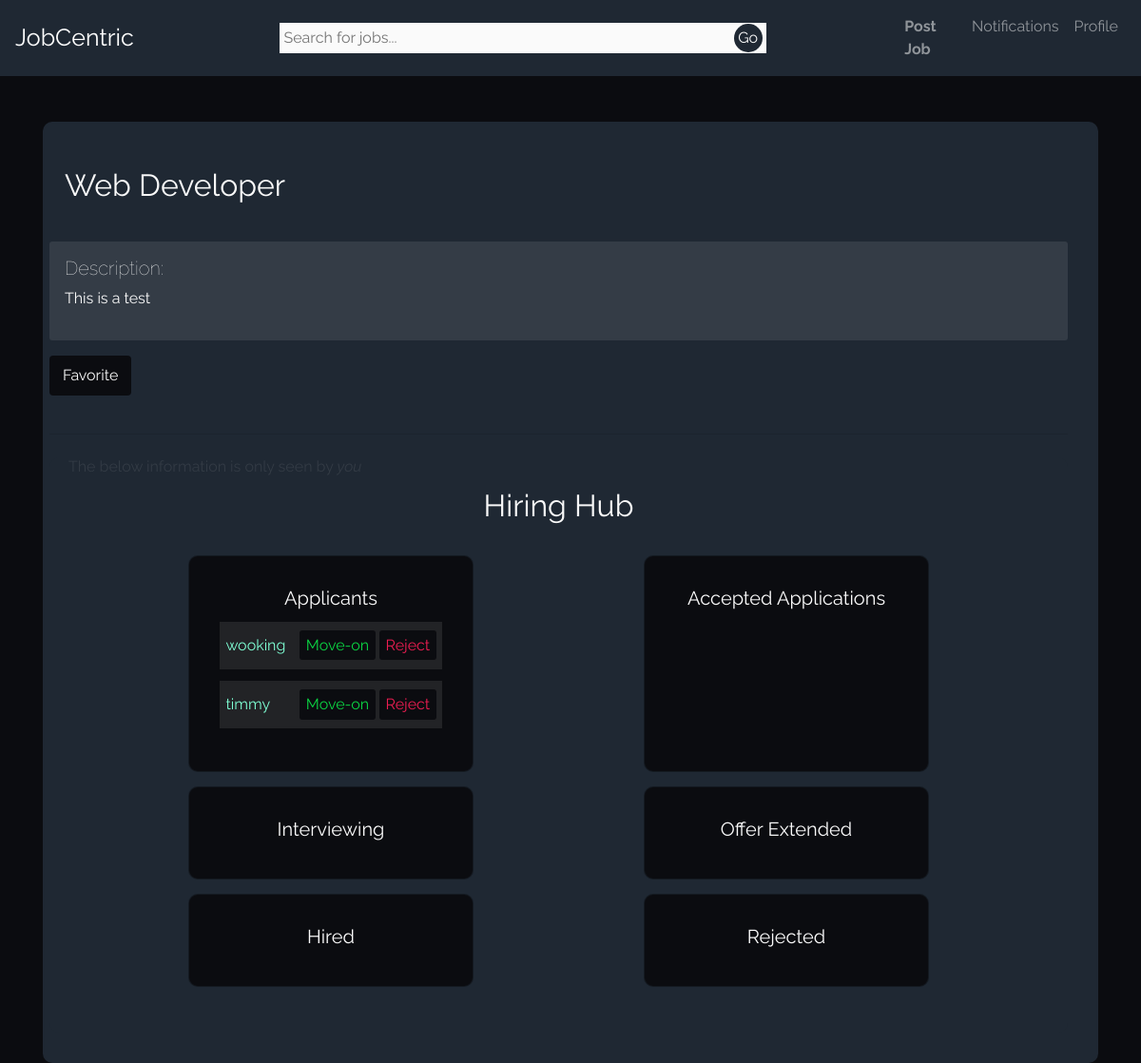
The app's page /listing/1/ (signed in) with its own data.
### job/models.py (models this page shows, shortened)
class Listing(models.Model):
    user = models.ForeignKey(User, on_delete=models.CASCADE, related_name="listing_user", default=0)
    applicants = models.ManyToManyField(User, symmetrical=False, related_name="listing_applicants")
    accepted_apps = models.ManyToManyField(User, symmetrical=False, related_name="progress")
    interviewing_apps = models.ManyToManyField(User, symmetrical=False, related_name="interviewing")
    offer_extended_apps = models.ManyToManyField(User, symmetrical=False, related_name="offered")
    hired_apps = models.ManyToManyField(User, symmetrical=False, related_name="hired")
    denied_apps = models.ManyToManyField(User, symmetrical=False, related_name="denied")
    favorited_by = models.ManyToManyField(User, symmetrical=False, related_name="favorited_by")
    title = models.CharField(max_length=300)
    description = models.TextField(max_length=1500)
    location = models.CharField(max_length=150)
    job_type = models.CharField(choices=JOB_TYPE, max_length=1)
    category = models.CharField(choices=CATEGORY_TYPE, max_length=1, blank=True)
    compensation = models.CharField(choices=SALARY_TYPE, max_length=2)
    post_date = models.DateField(default=datetime.now().strftime("%Y-%m-%d"))
    is_open = models.BooleanField(default=True)

### user/models.py (models this page shows)
class User(AbstractUser):
    name = models.CharField(max_length=200)
    email = models.EmailField(unique=True, blank=False)
    bio = models.TextField(null=True, blank=True)
    experience = models.TextField(null=True, blank=True)
    skills = models.TextField(null=True, blank=True)
    contact_num = models.IntegerField(null=True, blank=True)
    REQUIRED_FIELDS = []
    def __str__(self):
        return self.name

### job/views.py (the view, shortened to what this page needs)
class listing_detail_view(LoginRequiredMixin, View):
    def get(self, request, *args, **kwargs):
        template = 'listing_detail.html'
        user = request.user
        listing_id = kwargs['listing_id']
        listing = Listing.objects.get(id=listing_id)
        print(user is listing.user,)
        if not user.username==listing.user.username:
            print(user.username, listing.user.username)
        if not user in listing.applicants.all():
            print("line 19 should work")
            print(user, listing.applicants)
        context = {
            'listing': listing,
            'user': user
        }
        return render(request, template, context)

### templates/listing_detail.html (shortened to what this page needs)
</div>{% extends 'base_template.html' %}{% block content %}
<br />
<div class="listing__container" style="padding-left: 7px; color:white;">
  <div class="listing__header">
    <h2 id="header">{{listing.title}}</h2>
  </div>
  <div class="listing-hero__container">
    <h5>Description:</h5>
    <p>{{listing.description}}</p>
  </div>
  <div class="listing-buttons__container">
    <button type="submit" id="favorite_button">
      <a href="/favorite/{{listing.id}}/">{% if user in listing.favorited_by.all %}Unfavorite{% else %}Favorite{% endif %}</a>
  </button>
    </div>
  <br />
  <hr />
  {% if user.username == listing.user.username %}
    <div class="listing-creator__container">
      <h2><strong>Hiring Hub</strong></h2>
      <h6>The below information is only seen by <em>you</em></h6>
      <div class="listing-creator-applicants__container">
        <div class="listing-applied listing__subContainer">
          <h5>Applicants</h5>
          {% for applicant in listing.applicants.all %}
            <div class="listing-list__container">
              <a href="/profile/{{applicant.username}}">{{applicant.username}}</a>
              <div class="listing-list__buttons">
                <a href="/applicant/{{listing.id}}/{{applicant.id}}" id="list-button">Move-on</a>
                <a href="/reject/{{listing.id}}/{{applicant.id}}" id="Reject">Reject</a>
              </div>
            </div>
          {% endfor %}
        </div>
        <div class="listing-accepted  listing__subContainer">
          <h5>Accepted Applications</h5>
        </div>
        <div class="listing-interviewing  listing__subContainer">
          <h5>Interviewing</h5>
        </div>
        <div class="listing-interviewing  listing__subContainer">
          <h5>Offer Extended</h5>
        </div>
        <div class="listing-interviewing  listing__subContainer">
          <h5>Hired</h5>
        </div>
        <div class="listing-reject  listing__subContainer">
          <h5>Rejected</h5>
        </div>
      </div>
    </div>
  {% endif %}
  </div>
 {% endblock %}

### static/index.css (style rules this page uses)
html, body { padding: none; margin: none; box-sizing: border-box; }
:root { --font-stack: "Raleway", sans-serif; --light-fontWeight: 100; --heavy-fontWeight: 400; --font-logo: "Montseratt", sans-serif; --background-color: #0b0c10; --light-color: #1f2833; --darker-color: rgb(31, 40, 51, 0.5); --offWhite: rgb(250, 250, 250); --offBlack: rgb(30, 30, 30); --card-padding: 2rem; --card-subContainer-borderRadius: 3px; --card-subContainer-padding: 1rem; --card-marginTop: 1.5rem; --container-borderRadius: 10px; --button-boxShadow: 0px 5px 10px var(--background-color); --button-transition: all 0.2s ease; --button-marginTop: 1rem; --button-padding: 0.5rem; }
h1, h2, h3, h4, h5, h6, p { font-family: var(--font-stack); font-weight: var(--light-fontWeight); color: var(--offWhite); }
a { font-family: var(--font-stack); font-weight: var(--heavy-fontWeight); cursor: pointer; }

### static/listing.css (style rules this page uses)
.listing__container { background-color: var(--light-color); padding: var(--card-padding); margin-top: 1.5rem; border-radius: 10px; position: relative; }
.listing__header { display: flex; flex-direction: column; align-items: flex-start; padding: 1rem; }
.listing__header h2 { font-weight: var(--heavyFontwieght); }
.listing-hero__container { margin-top: 1rem; padding: 1rem; border-radius: 3px; background-color: rgba(230, 230, 230, 0.1); }
#listing__button, #favorite_button { margin-top: 1rem; transition: var(--button-transition); border: none; background: var(--background-color); border-radius: 4px; cursor: pointer; }
#listing__button a, #favorite_button a { outline: none; color: rgb(250, 250, 250); display: inline-block; position: relative; z-index: 1; margin: 0; padding: var(--button-padding); }
.listing-buttons__container { display: flex; height: 58px; width: 20%; }
.listing-creator__container { background-color: var(--light-color); padding: var(--card-padding); margin-top: 1.5rem; border-radius: 10px; position: relative; text-align: center; }
.listing-creator__container h6 { position: absolute; top: 0px; left: 20px; font-weight: var(--heavyFontwieght); color: rgba(230, 230, 230, 0.1); }
.listing-creator-applicants__container { display: grid; grid-template-columns: repeat(2, 1fr); grid-gap: 50px; justify-items: center; padding: 0 2rem; margin-bottom: 1rem; margin-top: 2rem; }
.listing__subContainer { background-color: var(--background-color); padding: var(--card-padding); border-radius: 10px; border: 1px solid var(--darker-color); width: 300px; position: relative; overflow: hidden; text-overflow: ellipsis; }
@media screen and (max-width: 1200px) { .listing-creator-applicants__container { grid-template-columns: 1fr 1fr; grid-gap: 15px; } }
.listing__subContainer h5 { color: var(--offWhite); font-weight: var(--heavyFontwieght); }
.listing-list__container { background-color: rgba(230, 230, 230, 0.1); display: flex; height: 50px; padding: 0 0.4rem; align-items: center; justify-content: space-between; margin: 0.8rem 0rem; }
.listing-list__container a { outline: none; text-decoration: none; color: aquamarine; }
#list-button, #reject { outline: none; border: none; background-color: var(--background-color); border-radius: 3px; font-family: var(--font-stack); transition: var(--button-transition); padding: 0.4rem; }
#list-button { color: rgb(11, 211, 67); }
#reject { color: #ee1d52; }

### static/auth.css (style rules this page uses)
.auth__container h2, p { font-weight: var(--heavy-fontWeight); }

### records on screen
Listing: title "Web Developer", description "This is a test"
User: username "wooking"
User: username "timmy"
